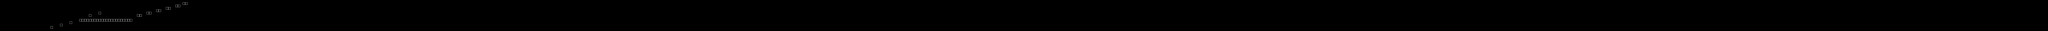

Tiled map render using the project's own tile images. Description and the map definition, with tile-layer contents summarised, below:
An orthogonal 852x13 tile map with 32x32 px tiles, 1 tile layer (Слой тайлов 1) and 15 objects (12x solid, 2x fatal, player).

<map version="1.0" orientation="orthogonal" renderorder="right-down" width="852" height="13" tilewidth="32" tileheight="32" nextobjectid="35">
 <tileset firstgid="1" name="sprites" tilewidth="32" tileheight="32">
  <image source="../sprites.png" width="288" height="32" />
 </tileset>
 <layer name="Слой тайлов 1" width="852" height="13">
  <data>[11076 cells, 39 non-empty, 1 distinct tile ids]</data>
 </layer>
 <objectgroup name="Слой объектов 1">
  <object id="2" name="player" x="128.5" y="352.625" width="31" height="30" />
  <object id="5" name="solid" x="672.188" y="352.031" width="31.8438" height="9.03125" />
  <object id="7" name="solid" x="800.5" y="320" width="31.6087" height="9.21739" />
  <object id="8" name="solid" x="928" y="287.5" width="32.0435" height="8.80435" />
  <object id="9" name="solid" x="1057.33" y="256" width="702.545" height="14.9394" />
  <object id="10" name="solid" x="1184" y="192.25" width="31.75" height="6.25" />
  <object id="11" name="solid" x="1312.48" y="159.758" width="31.2727" height="7.51515" />
  <object id="22" name="fatal" x="1055.45" y="280" width="704.295" height="8" />
  <object id="27" name="fatal" x="1056.03" y="258.312" width="2.78125" height="29.6562" />
  <object id="29" name="solid" x="1824.09" y="192" width="63.8182" height="3.36364" />
  <object id="30" name="solid" x="1952" y="159.909" width="63.9091" height="4.18182" />
  <object id="31" name="solid" x="2080" y="128" width="64" height="3.25" />
  <object id="32" name="solid" x="2208" y="95.8182" width="64" height="2.81818" />
  <object id="33" name="solid" x="2336" y="64" width="63.6364" height="4" />
  <object id="34" name="solid" x="2432" y="32.1818" width="63.8182" height="4.18182" />
 </objectgroup>
</map>
